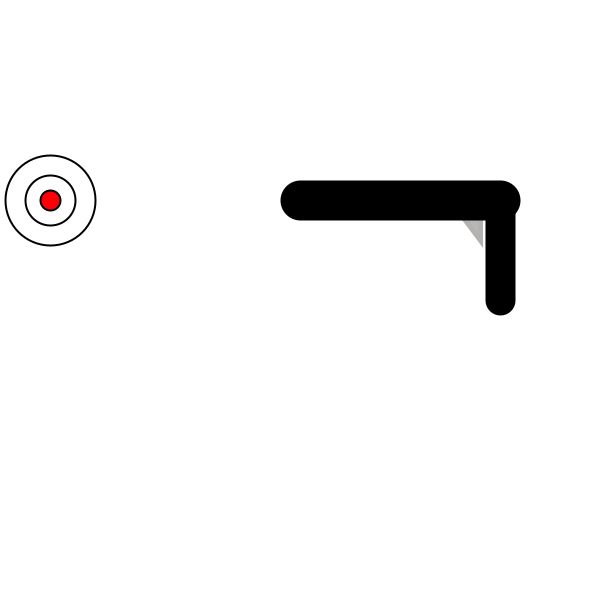
Frame 1 (no input)
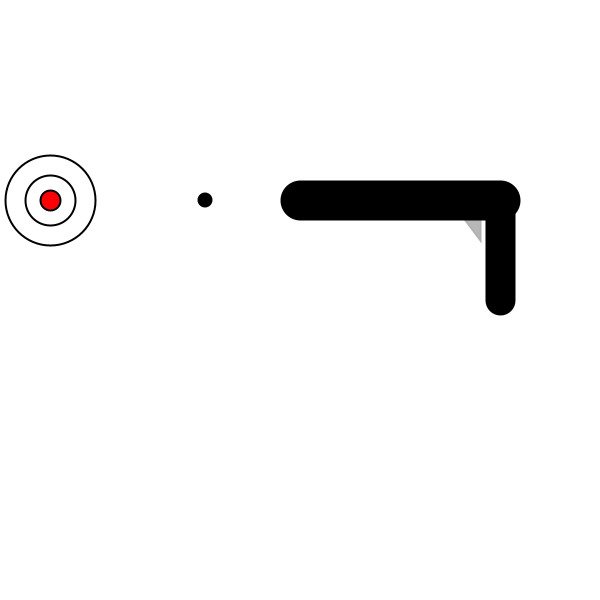
Frame 60 (the mouse pressed at the canvas centre just before this capture)
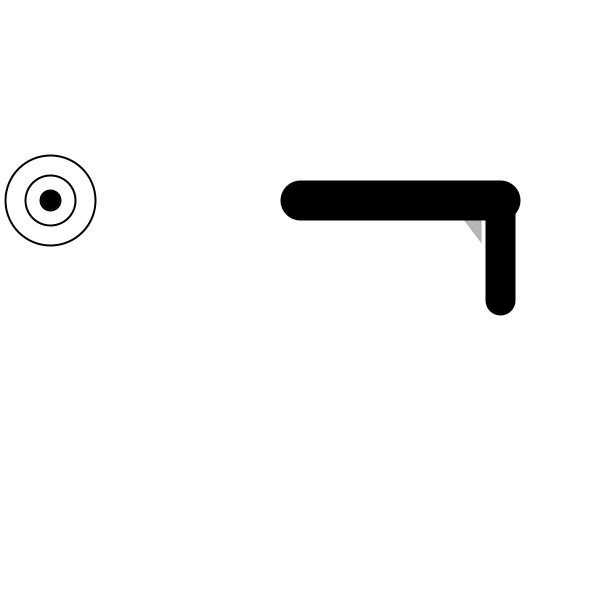
Frame 120 (the mouse held since frame 60 and released just before this capture)

The Processing sketch that drew these frames (run headless with seeded random() and noise(); from frame 60 on, the mouse is pressed at the canvas centre):

// Processing sketch: goodcopy_project_2
// ── goodcopy_project_2.pde
int x;
boolean isFlashing = false; // Flag to track if the red dot should flash
int flashTime = 0;  // Timer for flashing effect

void setup() {
  size(600, 600);
  x = 500;
  strokeWeight(5);
}

void draw(){
  background(255);
  
  // Draw black ellipse (moving)
  noStroke();
  fill(0, 0, 0);
  ellipse(x, 200, 15, 15);
  
  // Move black ellipse
  x = x - 5;
  
  // Reset position of black ellipse when it goes off screen
  if (x < 50) {
    x = 500;
  }
  
  // Check if the black ellipse touches the red dot
  float dx = x - 50; // Horizontal distance between black ellipse and red dot
  float dy = 200 - 200; // Vertical distance (both are at y=200)
  float distance = sqrt(dx * dx + dy * dy);
  
  // If the distance between the centers is less than the sum of the radii, they are touching
  if (distance < 15 / 2 + 20 / 2) {
    isFlashing = true;  // Set flashing state to true
    flashTime = millis();  // Start timing the flash
  }
  
  // Flash effect: Toggle color every 500 milliseconds
  if (isFlashing && millis() - flashTime > 500) {
    isFlashing = false;  // Stop flashing after 500 milliseconds
  }
  
  // Draw the triangle and lines
  stroke(180, 177, 177);
  fill(183, 183, 183);
  triangle(450, 200, 480, 200, 480, 240);
  
  stroke(0);
  strokeWeight(30);
  line(500, 200, 500, 300);
  strokeWeight(40);
  line(500, 200, 300, 200);
  
  // Draw circles (sun)
  strokeWeight(2);
  fill(350);
  ellipse(50, 200, 90, 90);
  ellipse(50, 200, 50, 50);
  
  // Flash red dot when touched
  if (isFlashing) {
    fill(0,0,0); 
  } else {
    fill(252, 0, 8);  // Normal red color
  }
  
  // Draw the red dot
  ellipse(50, 200, 20, 20);
}
